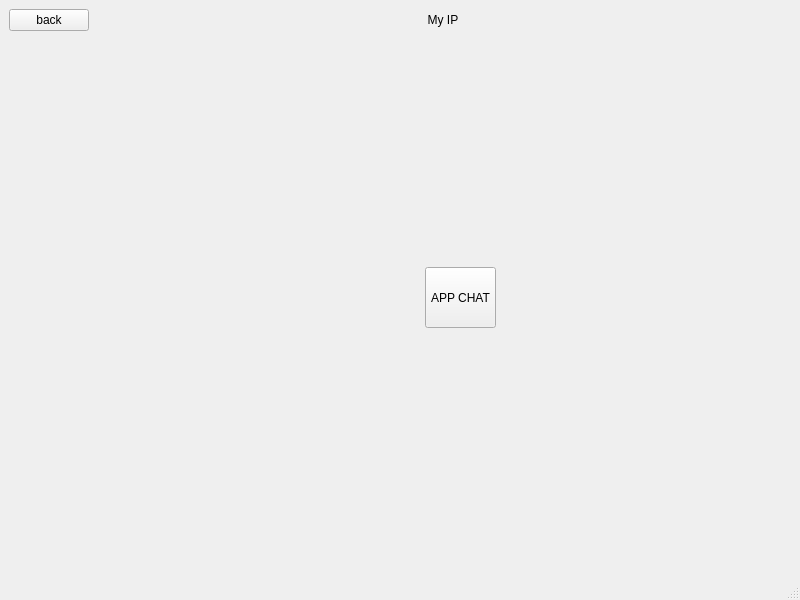
<?xml version="1.0" encoding="UTF-8"?>
<ui version="4.0">
 <class>appChat</class>
 <widget class="QMainWindow" name="appChat">
  <property name="geometry">
   <rect>
    <x>0</x>
    <y>0</y>
    <width>800</width>
    <height>600</height>
   </rect>
  </property>
  <property name="windowTitle">
   <string>appChat</string>
  </property>
  <widget class="QWidget" name="centralwidget">
   <layout class="QGridLayout" name="gridLayout">
    <item row="0" column="1">
     <widget class="QLabel" name="label_myAddress">
      <property name="text">
       <string>My IP</string>
      </property>
      <property name="alignment">
       <set>Qt::AlignCenter</set>
      </property>
     </widget>
    </item>
    <item row="1" column="1">
     <widget class="QStackedWidget" name="stackedWidget">
      <property name="currentIndex">
       <number>0</number>
      </property>
      <widget class="QWidget" name="page">
       <widget class="QPushButton" name="pushButton_appchat">
        <property name="geometry">
         <rect>
          <x>330</x>
          <y>230</y>
          <width>71</width>
          <height>61</height>
         </rect>
        </property>
        <property name="text">
         <string>APP CHAT</string>
        </property>
       </widget>
      </widget>
      <widget class="QWidget" name="page_2">
       <widget class="QComboBox" name="comboBox_listConnect">
        <property name="geometry">
         <rect>
          <x>190</x>
          <y>200</y>
          <width>72</width>
          <height>24</height>
         </rect>
        </property>
        <property name="currentIndex">
         <number>-1</number>
        </property>
       </widget>
       <widget class="QPushButton" name="pushButton_connect">
        <property name="geometry">
         <rect>
          <x>340</x>
          <y>200</y>
          <width>80</width>
          <height>24</height>
         </rect>
        </property>
        <property name="text">
         <string>connect</string>
        </property>
       </widget>
      </widget>
      <widget class="QWidget" name="page_3">
       <layout class="QGridLayout" name="gridLayout_3">
        <item row="0" column="0">
         <layout class="QGridLayout" name="gridLayout_2">
          <item row="0" column="0">
           <widget class="QTextEdit" name="textEdit_recied"/>
          </item>
          <item row="1" column="0">
           <layout class="QHBoxLayout" name="horizontalLayout">
            <item>
             <widget class="QLineEdit" name="lineEdit_send"/>
            </item>
            <item>
             <widget class="QPushButton" name="pushButton_send">
              <property name="text">
               <string>Send</string>
              </property>
             </widget>
            </item>
           </layout>
          </item>
         </layout>
        </item>
       </layout>
      </widget>
     </widget>
    </item>
    <item row="0" column="0">
     <widget class="QPushButton" name="pushButton_back">
      <property name="text">
       <string>back</string>
      </property>
     </widget>
    </item>
   </layout>
  </widget>
  <widget class="QMenuBar" name="menubar">
   <property name="geometry">
    <rect>
     <x>0</x>
     <y>0</y>
     <width>800</width>
     <height>21</height>
    </rect>
   </property>
  </widget>
  <widget class="QStatusBar" name="statusbar"/>
 </widget>
 <resources/>
 <connections/>
</ui>
